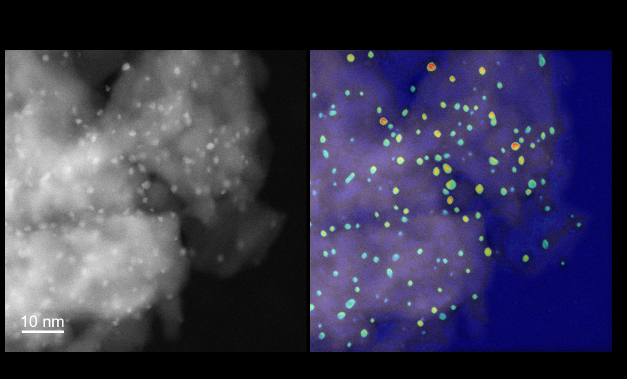
#> input picture resources/Picture3.png, 1253 x 757 px (shown at 1/2 size); its folder holds only this picture in this run
$ python -i calculate_psd_diff.py   (imports and definitions only)
#> lines starting #> are read from the running program, lines starting #| are printed output that depends on the picture; after the words box and inside, x2 and y2 are one past the last pixel; in counts of white or black regions, pixels touching at a corner belong together
import os

import cv2
import numpy as np
import pandas as pd

# Input directories
ml_mask_dir = "segmentation_results/ml/mask"
em_mask_dir = "segmentation_results/em/mask"
gt_mask_dir = "ground_truth/mask"

# Output files
output_em_gt_csv = "results/em_gt.csv"
output_ml_gt_csv = "results/ml_gt.csv"
output_counts_csv = "results/counts.csv"

# [1 line not run here, left out]

tolerance = 10  # Allowed centroid deviation


def get_centroid(contour):
    M = cv2.moments(contour)
    if M["m00"] == 0:
        return None
    return (int(M["m10"] / M["m00"]), int(M["m01"] / M["m00"]))


def resize_image(img, size=(512, 512)):
    return cv2.resize(img, size, interpolation=cv2.INTER_NEAREST)


def find_contours(mask_path, resize=False):
#> called with mask_path = '../resources/Picture3.png', resize = False
    mask = cv2.imread(mask_path, cv2.IMREAD_GRAYSCALE)
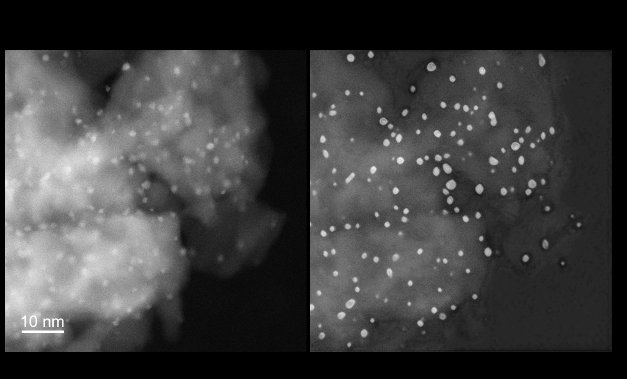
#> mask: shape (757, 1253) (shown at 1/2 size); min 0, max 255, mean 62.5
    if mask is None:
        return []
    if resize:
        mask = resize_image(mask)
    contours, _ = cv2.findContours(mask, cv2.RETR_EXTERNAL, cv2.CHAIN_APPROX_SIMPLE)
#> contours = 2 contours; box (x1, y1, x2, y2) and area: (620, 100, 1224, 704) 363609, (10, 100, 613, 704) 363006
    return [{"contour": c, "area": cv2.contourArea(c), "centroid": get_centroid(c)} for c in contours if
            get_centroid(c)]


def analyze_masks(gt_dir, pred_dir, output_csv):
    results = []
    for file_name in os.listdir(gt_dir):
        gt_path = os.path.join(gt_dir, file_name)
        pred_path = os.path.join(pred_dir, file_name)
        if not os.path.exists(gt_path):
            continue

        gt_objects = find_contours(gt_path, resize=True)
        pred_objects = find_contours(pred_path) if os.path.exists(pred_path) else []
        matched_pred, matched_gt = set(), set()

        for i, pred_obj in enumerate(pred_objects):
            pred_centroid = np.array(pred_obj["centroid"])
            best_match, min_dist = None, float("inf")

            for j, gt_obj in enumerate(gt_objects):
                gt_centroid = np.array(gt_obj["centroid"])
                dist = np.linalg.norm(pred_centroid - gt_centroid)
                if dist < tolerance and dist < min_dist:
                    min_dist, best_match = dist, j

            if best_match is not None:
                results.append([file_name, pred_obj["area"], gt_objects[best_match]["area"], "Matched"])
                matched_pred.add(i)
                matched_gt.add(best_match)

        results.extend(
            [[file_name, obj["area"], "", "Pred-only"] for i, obj in enumerate(pred_objects) if i not in matched_pred])
        results.extend(
            [[file_name, "", obj["area"], "GT-only"] for j, obj in enumerate(gt_objects) if j not in matched_gt])

    pd.DataFrame(results, columns=["Image", "Pred_Area", "GT_Area", "Category"]).to_csv(output_csv, index=False)


# [4 lines not run here, left out]

>>> result = find_contours('../resources/Picture3.png')
#> result = 2 items

$ run again, on resources/Picture5.png
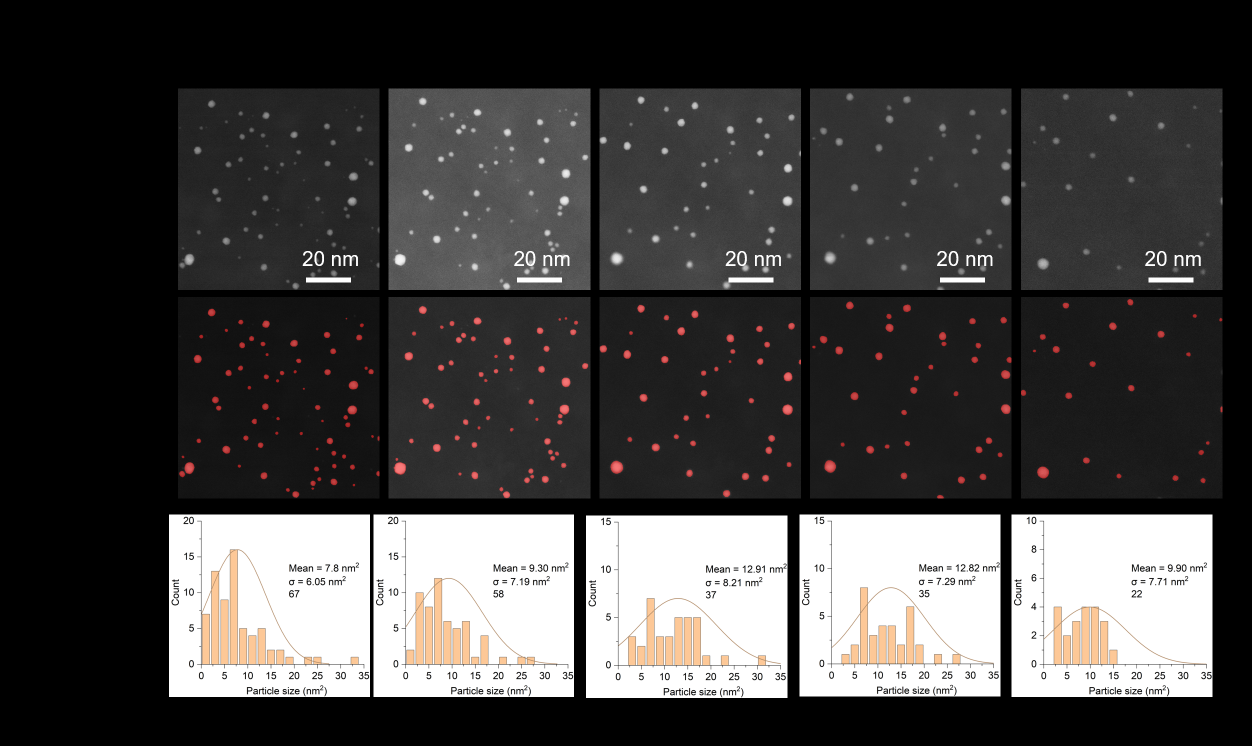
#> input picture resources/Picture5.png, 2503 x 1491 px (shown at 1/2 size)
#> in find_contours, `mask = cv2.imread(mask_path, cv2.IMREAD_GRAYSCALE)`:
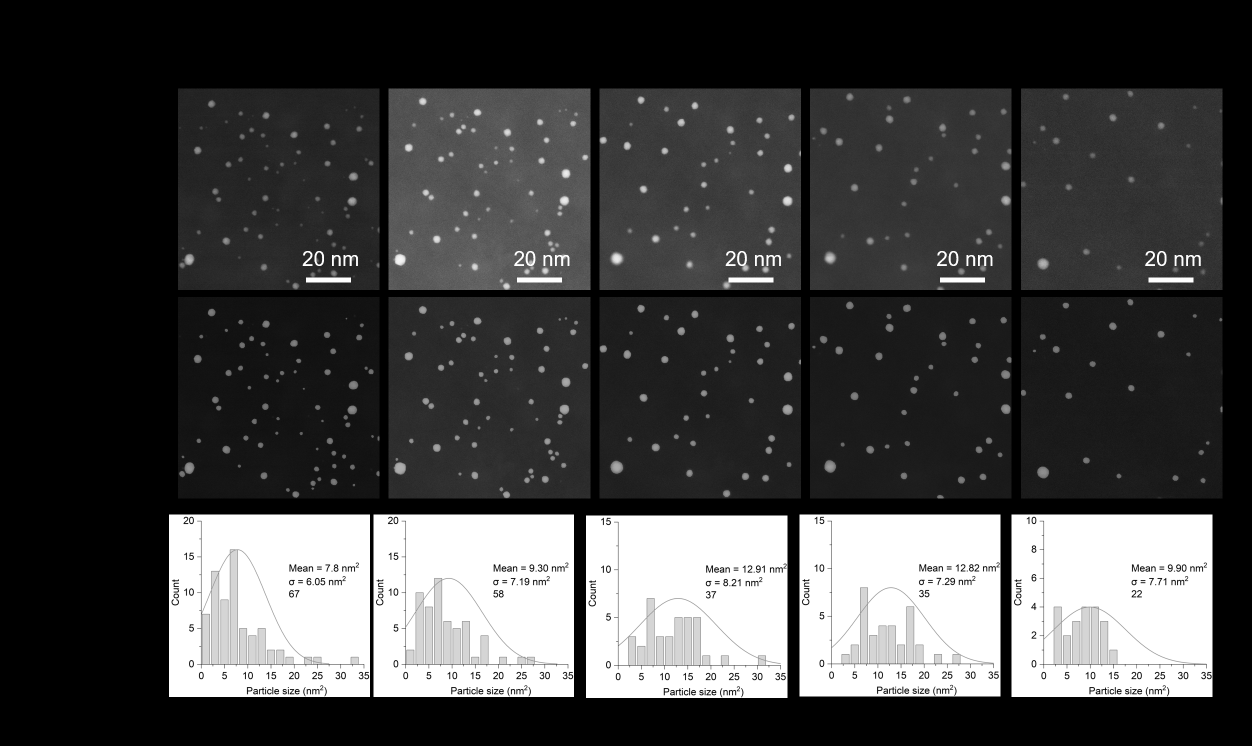
#> mask: shape (1491, 2503) (shown at 1/2 size); min 0, max 255, mean 68.5
#> contours = 15 contours; largest, box (x1, y1, x2, y2) and area: (777, 594, 1181, 997) 162006, (777, 177, 1181, 580) 162006, (2042, 594, 2445, 997) 161604, (1620, 594, 2023, 997) 161604, (1199, 594, 1602, 997) 161604
#> result = 15 items
